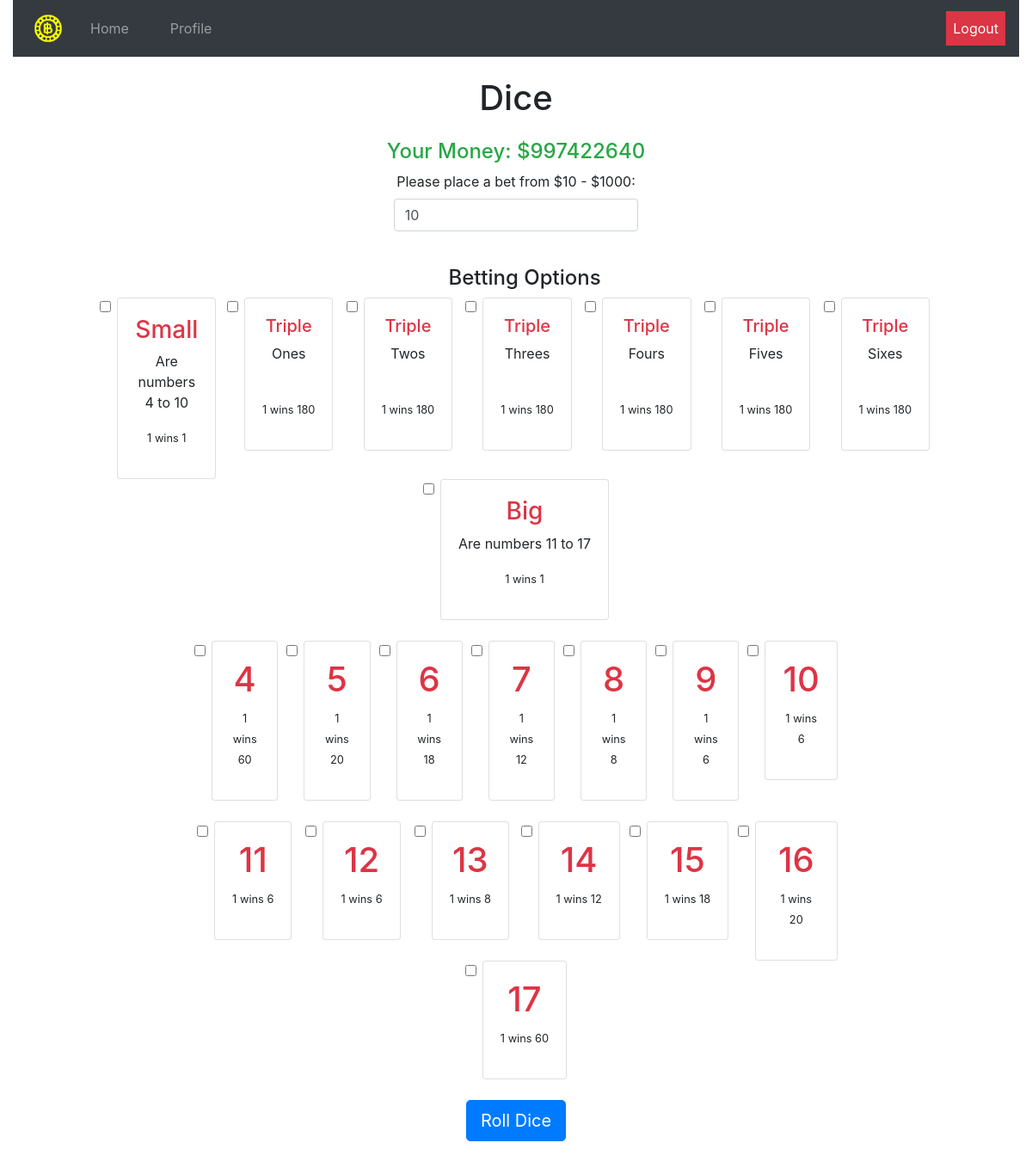
/dice (signed in), run on an earlier commit of the app's database.
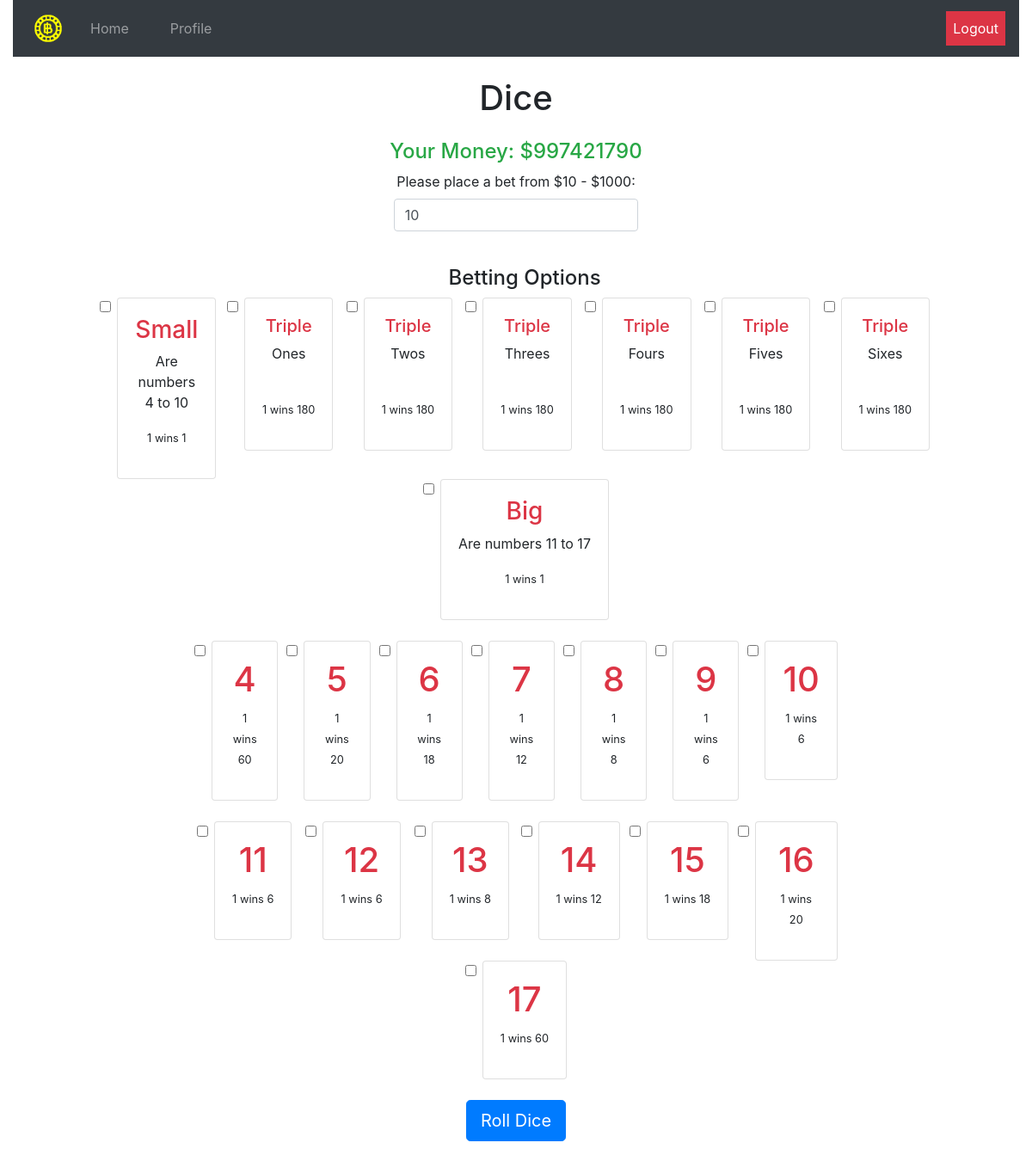
And on a later commit of the database.
### tables this page shows
CREATE TABLE user_tbl (username TEXT, password TEXT, pfp TEXT, money INT, time INT, boosts TEXT);

### app.py (the view, shortened to what this page needs)
@app.route("/dice", methods=["GET", "POST"])
@login_required
def dice():
    user = session['username']
    if request.method == 'GET':
        money = db_manager.getMoney(user)
        return render_template("dice.html", betting=True, money=money)

### app.py (called while the page is built)
def login_required(f):
    @wraps(f)
    def dec(*args, **kwargs):
        if 'username' in session:
            for arg in args:
                print(arg)
            return f(*args, **kwargs)
        flash('You must be logged in to view this page!', 'alert-danger')
        return redirect('/')
    return dec

### utl/db_builder.py (called while the page is built)
def execmany(cmd, inputs):
    db = sqlite3.connect(DB_FILE)
    c = db.cursor()
    output = c.execute(cmd, inputs)
    db.commit()
    return output

### utl/db_manager.py (called while the page is built)
def getMoney(username):
    q = "SELECT money from user_tbl WHERE username=?"
    inputs = (username, )
    data = execmany(q, inputs).fetchone()[0]
    return data

### templates/dice.html (shortened to what the changed rows need)
{% extends "_base.html" %}
{% block body %}
<h1>Dice</h1>
<div class="w-100 p-3">
	<h4 class="text-success">Your Money: ${{ money }}</h4>
	{% if betting %}
  <form action="/dice" method="POST">
    <div class="form-group">
    </div><br>
		<div class="form-check" style="width:85%;" id="options">
			<br>
			<div class="row" style="width:80%">
				<div class="col">
					<label class="form-check-label">
						<div class="card">
						  <div class="card-body">
								<h1 class="text-danger">4</h1>
						  </div>
						</div>
				  </label>
				</div>
				<div class="col">
					<label class="form-check-label">
						<div class="card">
						  <div class="card-body">
								<h1 class="text-danger">5</h1>
						  </div>
						</div>
				  </label>
				</div>
				<div class="col">
					<label class="form-check-label">
						<div class="card">
						  <div class="card-body">
								<h1 class="text-danger">6</h1>
						  </div>
						</div>
				  </label>
				</div>
				<div class="col">
					<label class="form-check-label">
						<div class="card">
						  <div class="card-body">
								<h1 class="text-danger">7</h1>
						  </div>
						</div>
				  </label>
				</div>
				<div class="col">
					<label class="form-check-label">
						<div class="card">
						  <div class="card-body">
								<h1 class="text-danger">8</h1>
						  </div>
						</div>
				  </label>
				</div>
				<div class="col">
					<label class="form-check-label">
						<div class="card">
						  <div class="card-body">
								<h1 class="text-danger">9</h1>
						  </div>
						</div>
				  </label>
				</div>
				<div class="col">
					<label class="form-check-label">
						<div class="card">
						  <div class="card-body">
								<h1 class="text-danger">10</h1>
						  </div>
						</div>
				  </label>
				</div>
			</div>
			<br>
			<div class="row" style="width:80%">
				<div class="col">
					<label class="form-check-label">
						<div class="card">
							<div class="card-body">
								<h1 class="text-danger">11</h1>
							</div>
						</div>
					</label>
				</div>
				<div class="col">
					<label class="form-check-label">
						<div class="card">
							<div class="card-body">
								<h1 class="text-danger">12</h1>
							</div>
						</div>
					</label>
				</div>
				<div class="col">
					<label class="form-check-label">
						<div class="card">
							<div class="card-body">
								<h1 class="text-danger">13</h1>
							</div>
						</div>
					</label>
				</div>
				<div class="col">
					<label class="form-check-label">
						<div class="card">
							<div class="card-body">
								<h1 class="text-danger">14</h1>
							</div>
						</div>
					</label>
				</div>
				<div class="col">
					<label class="form-check-label">
						<div class="card">
							<div class="card-body">
								<h1 class="text-danger">15</h1>
							</div>
						</div>
					</label>
				</div>
				<div class="col">
					<label class="form-check-label">
						<div class="card">
							<div class="card-body">
								<h1 class="text-danger">16</h1>
							</div>
						</div>
					</label>
				</div>
				<div class="col">
					<label class="form-check-label">
						<div class="card">
							<div class="card-body">
								<h1 class="text-danger">17</h1>
							</div>
						</div>
					</label>
				</div>
			</div>
		</div>
		<br>
		<button type="submit" class="btn btn-primary btn-lg">Roll Dice</button>
		</form>
		{% endif %}
</div>
{% endblock %}

What changed in the data, as far as the page shows it:
changed user_tbl: money "997422640" → "997421790"
